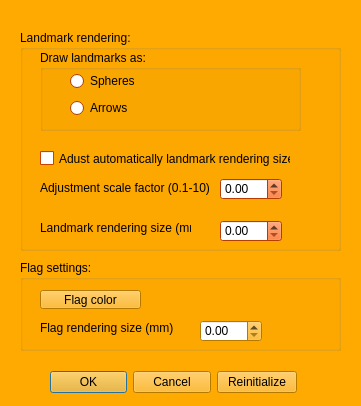
<?xml version="1.0" encoding="UTF-8"?>
<ui version="4.0">
 <class>mqLandmarkDialog</class>
 <widget class="QDialog" name="mqLandmarkDialog">
  <property name="geometry">
   <rect>
    <x>0</x>
    <y>0</y>
    <width>361</width>
    <height>406</height>
   </rect>
  </property>
  <property name="palette">
   <palette>
    <active>
     <colorrole role="WindowText">
      <brush brushstyle="SolidPattern">
       <color alpha="255">
        <red>0</red>
        <green>0</green>
        <blue>0</blue>
       </color>
      </brush>
     </colorrole>
     <colorrole role="Button">
      <brush brushstyle="SolidPattern">
       <color alpha="255">
        <red>255</red>
        <green>170</green>
        <blue>0</blue>
       </color>
      </brush>
     </colorrole>
     <colorrole role="Light">
      <brush brushstyle="SolidPattern">
       <color alpha="255">
        <red>255</red>
        <green>213</green>
        <blue>127</blue>
       </color>
      </brush>
     </colorrole>
     <colorrole role="Midlight">
      <brush brushstyle="SolidPattern">
       <color alpha="255">
        <red>255</red>
        <green>191</green>
        <blue>63</blue>
       </color>
      </brush>
     </colorrole>
     <colorrole role="Dark">
      <brush brushstyle="SolidPattern">
       <color alpha="255">
        <red>127</red>
        <green>85</green>
        <blue>0</blue>
       </color>
      </brush>
     </colorrole>
     <colorrole role="Mid">
      <brush brushstyle="SolidPattern">
       <color alpha="255">
        <red>170</red>
        <green>113</green>
        <blue>0</blue>
       </color>
      </brush>
     </colorrole>
     <colorrole role="Text">
      <brush brushstyle="SolidPattern">
       <color alpha="255">
        <red>0</red>
        <green>0</green>
        <blue>0</blue>
       </color>
      </brush>
     </colorrole>
     <colorrole role="BrightText">
      <brush brushstyle="SolidPattern">
       <color alpha="255">
        <red>255</red>
        <green>255</green>
        <blue>255</blue>
       </color>
      </brush>
     </colorrole>
     <colorrole role="ButtonText">
      <brush brushstyle="SolidPattern">
       <color alpha="255">
        <red>0</red>
        <green>0</green>
        <blue>0</blue>
       </color>
      </brush>
     </colorrole>
     <colorrole role="Base">
      <brush brushstyle="SolidPattern">
       <color alpha="255">
        <red>255</red>
        <green>255</green>
        <blue>255</blue>
       </color>
      </brush>
     </colorrole>
     <colorrole role="Window">
      <brush brushstyle="SolidPattern">
       <color alpha="255">
        <red>255</red>
        <green>170</green>
        <blue>0</blue>
       </color>
      </brush>
     </colorrole>
     <colorrole role="Shadow">
      <brush brushstyle="SolidPattern">
       <color alpha="255">
        <red>0</red>
        <green>0</green>
        <blue>0</blue>
       </color>
      </brush>
     </colorrole>
     <colorrole role="AlternateBase">
      <brush brushstyle="SolidPattern">
       <color alpha="255">
        <red>255</red>
        <green>212</green>
        <blue>127</blue>
       </color>
      </brush>
     </colorrole>
     <colorrole role="ToolTipBase">
      <brush brushstyle="SolidPattern">
       <color alpha="255">
        <red>255</red>
        <green>255</green>
        <blue>220</blue>
       </color>
      </brush>
     </colorrole>
     <colorrole role="ToolTipText">
      <brush brushstyle="SolidPattern">
       <color alpha="255">
        <red>0</red>
        <green>0</green>
        <blue>0</blue>
       </color>
      </brush>
     </colorrole>
    </active>
    <inactive>
     <colorrole role="WindowText">
      <brush brushstyle="SolidPattern">
       <color alpha="255">
        <red>0</red>
        <green>0</green>
        <blue>0</blue>
       </color>
      </brush>
     </colorrole>
     <colorrole role="Button">
      <brush brushstyle="SolidPattern">
       <color alpha="255">
        <red>255</red>
        <green>170</green>
        <blue>0</blue>
       </color>
      </brush>
     </colorrole>
     <colorrole role="Light">
      <brush brushstyle="SolidPattern">
       <color alpha="255">
        <red>255</red>
        <green>213</green>
        <blue>127</blue>
       </color>
      </brush>
     </colorrole>
     <colorrole role="Midlight">
      <brush brushstyle="SolidPattern">
       <color alpha="255">
        <red>255</red>
        <green>191</green>
        <blue>63</blue>
       </color>
      </brush>
     </colorrole>
     <colorrole role="Dark">
      <brush brushstyle="SolidPattern">
       <color alpha="255">
        <red>127</red>
        <green>85</green>
        <blue>0</blue>
       </color>
      </brush>
     </colorrole>
     <colorrole role="Mid">
      <brush brushstyle="SolidPattern">
       <color alpha="255">
        <red>170</red>
        <green>113</green>
        <blue>0</blue>
       </color>
      </brush>
     </colorrole>
     <colorrole role="Text">
      <brush brushstyle="SolidPattern">
       <color alpha="255">
        <red>0</red>
        <green>0</green>
        <blue>0</blue>
       </color>
      </brush>
     </colorrole>
     <colorrole role="BrightText">
      <brush brushstyle="SolidPattern">
       <color alpha="255">
        <red>255</red>
        <green>255</green>
        <blue>255</blue>
       </color>
      </brush>
     </colorrole>
     <colorrole role="ButtonText">
      <brush brushstyle="SolidPattern">
       <color alpha="255">
        <red>0</red>
        <green>0</green>
        <blue>0</blue>
       </color>
      </brush>
     </colorrole>
     <colorrole role="Base">
      <brush brushstyle="SolidPattern">
       <color alpha="255">
        <red>255</red>
        <green>255</green>
        <blue>255</blue>
       </color>
      </brush>
     </colorrole>
     <colorrole role="Window">
      <brush brushstyle="SolidPattern">
       <color alpha="255">
        <red>255</red>
        <green>170</green>
        <blue>0</blue>
       </color>
      </brush>
     </colorrole>
     <colorrole role="Shadow">
      <brush brushstyle="SolidPattern">
       <color alpha="255">
        <red>0</red>
        <green>0</green>
        <blue>0</blue>
       </color>
      </brush>
     </colorrole>
     <colorrole role="AlternateBase">
      <brush brushstyle="SolidPattern">
       <color alpha="255">
        <red>255</red>
        <green>212</green>
        <blue>127</blue>
       </color>
      </brush>
     </colorrole>
     <colorrole role="ToolTipBase">
      <brush brushstyle="SolidPattern">
       <color alpha="255">
        <red>255</red>
        <green>255</green>
        <blue>220</blue>
       </color>
      </brush>
     </colorrole>
     <colorrole role="ToolTipText">
      <brush brushstyle="SolidPattern">
       <color alpha="255">
        <red>0</red>
        <green>0</green>
        <blue>0</blue>
       </color>
      </brush>
     </colorrole>
    </inactive>
    <disabled>
     <colorrole role="WindowText">
      <brush brushstyle="SolidPattern">
       <color alpha="255">
        <red>127</red>
        <green>85</green>
        <blue>0</blue>
       </color>
      </brush>
     </colorrole>
     <colorrole role="Button">
      <brush brushstyle="SolidPattern">
       <color alpha="255">
        <red>255</red>
        <green>170</green>
        <blue>0</blue>
       </color>
      </brush>
     </colorrole>
     <colorrole role="Light">
      <brush brushstyle="SolidPattern">
       <color alpha="255">
        <red>255</red>
        <green>213</green>
        <blue>127</blue>
       </color>
      </brush>
     </colorrole>
     <colorrole role="Midlight">
      <brush brushstyle="SolidPattern">
       <color alpha="255">
        <red>255</red>
        <green>191</green>
        <blue>63</blue>
       </color>
      </brush>
     </colorrole>
     <colorrole role="Dark">
      <brush brushstyle="SolidPattern">
       <color alpha="255">
        <red>127</red>
        <green>85</green>
        <blue>0</blue>
       </color>
      </brush>
     </colorrole>
     <colorrole role="Mid">
      <brush brushstyle="SolidPattern">
       <color alpha="255">
        <red>170</red>
        <green>113</green>
        <blue>0</blue>
       </color>
      </brush>
     </colorrole>
     <colorrole role="Text">
      <brush brushstyle="SolidPattern">
       <color alpha="255">
        <red>127</red>
        <green>85</green>
        <blue>0</blue>
       </color>
      </brush>
     </colorrole>
     <colorrole role="BrightText">
      <brush brushstyle="SolidPattern">
       <color alpha="255">
        <red>255</red>
        <green>255</green>
        <blue>255</blue>
       </color>
      </brush>
     </colorrole>
     <colorrole role="ButtonText">
      <brush brushstyle="SolidPattern">
       <color alpha="255">
        <red>127</red>
        <green>85</green>
        <blue>0</blue>
       </color>
      </brush>
     </colorrole>
     <colorrole role="Base">
      <brush brushstyle="SolidPattern">
       <color alpha="255">
        <red>255</red>
        <green>170</green>
        <blue>0</blue>
       </color>
      </brush>
     </colorrole>
     <colorrole role="Window">
      <brush brushstyle="SolidPattern">
       <color alpha="255">
        <red>255</red>
        <green>170</green>
        <blue>0</blue>
       </color>
      </brush>
     </colorrole>
     <colorrole role="Shadow">
      <brush brushstyle="SolidPattern">
       <color alpha="255">
        <red>0</red>
        <green>0</green>
        <blue>0</blue>
       </color>
      </brush>
     </colorrole>
     <colorrole role="AlternateBase">
      <brush brushstyle="SolidPattern">
       <color alpha="255">
        <red>255</red>
        <green>170</green>
        <blue>0</blue>
       </color>
      </brush>
     </colorrole>
     <colorrole role="ToolTipBase">
      <brush brushstyle="SolidPattern">
       <color alpha="255">
        <red>255</red>
        <green>255</green>
        <blue>220</blue>
       </color>
      </brush>
     </colorrole>
     <colorrole role="ToolTipText">
      <brush brushstyle="SolidPattern">
       <color alpha="255">
        <red>0</red>
        <green>0</green>
        <blue>0</blue>
       </color>
      </brush>
     </colorrole>
    </disabled>
   </palette>
  </property>
  <property name="windowTitle">
   <string>Landmark and flag options</string>
  </property>
  <widget class="QWidget" name="layoutWidget">
   <property name="geometry">
    <rect>
     <x>50</x>
     <y>370</y>
     <width>247</width>
     <height>25</height>
    </rect>
   </property>
   <layout class="QHBoxLayout" name="horizontalLayout_2">
    <item>
     <widget class="QDialogButtonBox" name="buttonBox">
      <property name="orientation">
       <enum>Qt::Horizontal</enum>
      </property>
      <property name="standardButtons">
       <set>QDialogButtonBox::Cancel|QDialogButtonBox::Ok</set>
      </property>
     </widget>
    </item>
    <item>
     <widget class="QPushButton" name="reinitcolorsButton">
      <property name="text">
       <string>Reinitialize</string>
      </property>
     </widget>
    </item>
   </layout>
  </widget>
  <widget class="QGroupBox" name="LandmarkRenderingBox">
   <property name="geometry">
    <rect>
     <x>20</x>
     <y>30</y>
     <width>321</width>
     <height>221</height>
    </rect>
   </property>
   <property name="palette">
    <palette>
     <active>
      <colorrole role="WindowText">
       <brush brushstyle="SolidPattern">
        <color alpha="255">
         <red>0</red>
         <green>0</green>
         <blue>0</blue>
        </color>
       </brush>
      </colorrole>
      <colorrole role="Button">
       <brush brushstyle="SolidPattern">
        <color alpha="255">
         <red>255</red>
         <green>85</green>
         <blue>0</blue>
        </color>
       </brush>
      </colorrole>
      <colorrole role="Light">
       <brush brushstyle="SolidPattern">
        <color alpha="255">
         <red>255</red>
         <green>170</green>
         <blue>127</blue>
        </color>
       </brush>
      </colorrole>
      <colorrole role="Midlight">
       <brush brushstyle="SolidPattern">
        <color alpha="255">
         <red>255</red>
         <green>127</green>
         <blue>63</blue>
        </color>
       </brush>
      </colorrole>
      <colorrole role="Dark">
       <brush brushstyle="SolidPattern">
        <color alpha="255">
         <red>127</red>
         <green>42</green>
         <blue>0</blue>
        </color>
       </brush>
      </colorrole>
      <colorrole role="Mid">
       <brush brushstyle="SolidPattern">
        <color alpha="255">
         <red>170</red>
         <green>56</green>
         <blue>0</blue>
        </color>
       </brush>
      </colorrole>
      <colorrole role="Text">
       <brush brushstyle="SolidPattern">
        <color alpha="255">
         <red>0</red>
         <green>0</green>
         <blue>0</blue>
        </color>
       </brush>
      </colorrole>
      <colorrole role="BrightText">
       <brush brushstyle="SolidPattern">
        <color alpha="255">
         <red>255</red>
         <green>255</green>
         <blue>255</blue>
        </color>
       </brush>
      </colorrole>
      <colorrole role="ButtonText">
       <brush brushstyle="SolidPattern">
        <color alpha="255">
         <red>0</red>
         <green>0</green>
         <blue>0</blue>
        </color>
       </brush>
      </colorrole>
      <colorrole role="Base">
       <brush brushstyle="SolidPattern">
        <color alpha="255">
         <red>255</red>
         <green>255</green>
         <blue>255</blue>
        </color>
       </brush>
      </colorrole>
      <colorrole role="Window">
       <brush brushstyle="SolidPattern">
        <color alpha="255">
         <red>255</red>
         <green>85</green>
         <blue>0</blue>
        </color>
       </brush>
      </colorrole>
      <colorrole role="Shadow">
       <brush brushstyle="SolidPattern">
        <color alpha="255">
         <red>0</red>
         <green>0</green>
         <blue>0</blue>
        </color>
       </brush>
      </colorrole>
      <colorrole role="AlternateBase">
       <brush brushstyle="SolidPattern">
        <color alpha="255">
         <red>255</red>
         <green>170</green>
         <blue>127</blue>
        </color>
       </brush>
      </colorrole>
      <colorrole role="ToolTipBase">
       <brush brushstyle="SolidPattern">
        <color alpha="255">
         <red>255</red>
         <green>255</green>
         <blue>220</blue>
        </color>
       </brush>
      </colorrole>
      <colorrole role="ToolTipText">
       <brush brushstyle="SolidPattern">
        <color alpha="255">
         <red>0</red>
         <green>0</green>
         <blue>0</blue>
        </color>
       </brush>
      </colorrole>
     </active>
     <inactive>
      <colorrole role="WindowText">
       <brush brushstyle="SolidPattern">
        <color alpha="255">
         <red>0</red>
         <green>0</green>
         <blue>0</blue>
        </color>
       </brush>
      </colorrole>
      <colorrole role="Button">
       <brush brushstyle="SolidPattern">
        <color alpha="255">
         <red>255</red>
         <green>85</green>
         <blue>0</blue>
        </color>
       </brush>
      </colorrole>
      <colorrole role="Light">
       <brush brushstyle="SolidPattern">
        <color alpha="255">
         <red>255</red>
         <green>170</green>
         <blue>127</blue>
        </color>
       </brush>
      </colorrole>
      <colorrole role="Midlight">
       <brush brushstyle="SolidPattern">
        <color alpha="255">
         <red>255</red>
         <green>127</green>
         <blue>63</blue>
        </color>
       </brush>
      </colorrole>
      <colorrole role="Dark">
       <brush brushstyle="SolidPattern">
        <color alpha="255">
         <red>127</red>
         <green>42</green>
         <blue>0</blue>
        </color>
       </brush>
      </colorrole>
      <colorrole role="Mid">
       <brush brushstyle="SolidPattern">
        <color alpha="255">
         <red>170</red>
         <green>56</green>
         <blue>0</blue>
        </color>
       </brush>
      </colorrole>
      <colorrole role="Text">
       <brush brushstyle="SolidPattern">
        <color alpha="255">
         <red>0</red>
         <green>0</green>
         <blue>0</blue>
        </color>
       </brush>
      </colorrole>
      <colorrole role="BrightText">
       <brush brushstyle="SolidPattern">
        <color alpha="255">
         <red>255</red>
         <green>255</green>
         <blue>255</blue>
        </color>
       </brush>
      </colorrole>
      <colorrole role="ButtonText">
       <brush brushstyle="SolidPattern">
        <color alpha="255">
         <red>0</red>
         <green>0</green>
         <blue>0</blue>
        </color>
       </brush>
      </colorrole>
      <colorrole role="Base">
       <brush brushstyle="SolidPattern">
        <color alpha="255">
         <red>255</red>
         <green>255</green>
         <blue>255</blue>
        </color>
       </brush>
      </colorrole>
      <colorrole role="Window">
       <brush brushstyle="SolidPattern">
        <color alpha="255">
         <red>255</red>
         <green>85</green>
         <blue>0</blue>
        </color>
       </brush>
      </colorrole>
      <colorrole role="Shadow">
       <brush brushstyle="SolidPattern">
        <color alpha="255">
         <red>0</red>
         <green>0</green>
         <blue>0</blue>
        </color>
       </brush>
      </colorrole>
      <colorrole role="AlternateBase">
       <brush brushstyle="SolidPattern">
        <color alpha="255">
         <red>255</red>
         <green>170</green>
         <blue>127</blue>
        </color>
       </brush>
      </colorrole>
      <colorrole role="ToolTipBase">
       <brush brushstyle="SolidPattern">
        <color alpha="255">
         <red>255</red>
         <green>255</green>
         <blue>220</blue>
        </color>
       </brush>
      </colorrole>
      <colorrole role="ToolTipText">
       <brush brushstyle="SolidPattern">
        <color alpha="255">
         <red>0</red>
         <green>0</green>
         <blue>0</blue>
        </color>
       </brush>
      </colorrole>
     </inactive>
     <disabled>
      <colorrole role="WindowText">
       <brush brushstyle="SolidPattern">
        <color alpha="255">
         <red>127</red>
         <green>42</green>
         <blue>0</blue>
        </color>
       </brush>
      </colorrole>
      <colorrole role="Button">
       <brush brushstyle="SolidPattern">
        <color alpha="255">
         <red>255</red>
         <green>85</green>
         <blue>0</blue>
        </color>
       </brush>
      </colorrole>
      <colorrole role="Light">
       <brush brushstyle="SolidPattern">
        <color alpha="255">
         <red>255</red>
         <green>170</green>
         <blue>127</blue>
        </color>
       </brush>
      </colorrole>
      <colorrole role="Midlight">
       <brush brushstyle="SolidPattern">
        <color alpha="255">
         <red>255</red>
         <green>127</green>
         <blue>63</blue>
        </color>
       </brush>
      </colorrole>
      <colorrole role="Dark">
       <brush brushstyle="SolidPattern">
        <color alpha="255">
         <red>127</red>
         <green>42</green>
         <blue>0</blue>
        </color>
       </brush>
      </colorrole>
      <colorrole role="Mid">
       <brush brushstyle="SolidPattern">
        <color alpha="255">
         <red>170</red>
         <green>56</green>
         <blue>0</blue>
        </color>
       </brush>
      </colorrole>
      <colorrole role="Text">
       <brush brushstyle="SolidPattern">
        <color alpha="255">
         <red>127</red>
         <green>42</green>
         <blue>0</blue>
        </color>
       </brush>
      </colorrole>
      <colorrole role="BrightText">
       <brush brushstyle="SolidPattern">
        <color alpha="255">
         <red>255</red>
         <green>255</green>
         <blue>255</blue>
        </color>
       </brush>
      </colorrole>
      <colorrole role="ButtonText">
       <brush brushstyle="SolidPattern">
        <color alpha="255">
         <red>127</red>
         <green>42</green>
         <blue>0</blue>
        </color>
       </brush>
      </colorrole>
      <colorrole role="Base">
       <brush brushstyle="SolidPattern">
        <color alpha="255">
         <red>255</red>
         <green>85</green>
         <blue>0</blue>
        </color>
       </brush>
      </colorrole>
      <colorrole role="Window">
       <brush brushstyle="SolidPattern">
        <color alpha="255">
         <red>255</red>
         <green>85</green>
         <blue>0</blue>
        </color>
       </brush>
      </colorrole>
      <colorrole role="Shadow">
       <brush brushstyle="SolidPattern">
        <color alpha="255">
         <red>0</red>
         <green>0</green>
         <blue>0</blue>
        </color>
       </brush>
      </colorrole>
      <colorrole role="AlternateBase">
       <brush brushstyle="SolidPattern">
        <color alpha="255">
         <red>255</red>
         <green>85</green>
         <blue>0</blue>
        </color>
       </brush>
      </colorrole>
      <colorrole role="ToolTipBase">
       <brush brushstyle="SolidPattern">
        <color alpha="255">
         <red>255</red>
         <green>255</green>
         <blue>220</blue>
        </color>
       </brush>
      </colorrole>
      <colorrole role="ToolTipText">
       <brush brushstyle="SolidPattern">
        <color alpha="255">
         <red>0</red>
         <green>0</green>
         <blue>0</blue>
        </color>
       </brush>
      </colorrole>
     </disabled>
    </palette>
   </property>
   <property name="title">
    <string>Landmark rendering:</string>
   </property>
   <widget class="QGroupBox" name="DrawLandmarksAsBox">
    <property name="geometry">
     <rect>
      <x>20</x>
      <y>20</y>
      <width>261</width>
      <height>81</height>
     </rect>
    </property>
    <property name="title">
     <string>Draw landmarks as:</string>
    </property>
    <widget class="QWidget" name="verticalLayoutWidget_5">
     <property name="geometry">
      <rect>
       <x>30</x>
       <y>20</y>
       <width>160</width>
       <height>51</height>
      </rect>
     </property>
     <layout class="QVBoxLayout" name="verticalLayout_5">
      <item>
       <widget class="QRadioButton" name="SpheresRadioButton">
        <property name="text">
         <string>Spheres</string>
        </property>
       </widget>
      </item>
      <item>
       <widget class="QRadioButton" name="ArrowsRadioButton">
        <property name="text">
         <string>Arrows</string>
        </property>
       </widget>
      </item>
     </layout>
    </widget>
   </widget>
   <widget class="QCheckBox" name="AdjustLandmarkRenderingSizeCheckBox">
    <property name="geometry">
     <rect>
      <x>20</x>
      <y>120</y>
      <width>251</width>
      <height>17</height>
     </rect>
    </property>
    <property name="text">
     <string>Adust automatically landmark rendering size</string>
    </property>
   </widget>
   <widget class="QLabel" name="label_2">
    <property name="geometry">
     <rect>
      <x>20</x>
      <y>190</y>
      <width>151</width>
      <height>16</height>
     </rect>
    </property>
    <property name="text">
     <string>Landmark rendering size (mm)</string>
    </property>
   </widget>
   <widget class="QDoubleSpinBox" name="LandmarkRenderingSizeValue">
    <property name="geometry">
     <rect>
      <x>200</x>
      <y>190</y>
      <width>62</width>
      <height>22</height>
     </rect>
    </property>
   </widget>
   <widget class="QDoubleSpinBox" name="AdjustScaleFactor">
    <property name="geometry">
     <rect>
      <x>200</x>
      <y>148</y>
      <width>62</width>
      <height>22</height>
     </rect>
    </property>
   </widget>
   <widget class="QLabel" name="label_4">
    <property name="geometry">
     <rect>
      <x>20</x>
      <y>150</y>
      <width>171</width>
      <height>16</height>
     </rect>
    </property>
    <property name="text">
     <string>Adjustment scale factor (0.1-10)</string>
    </property>
   </widget>
  </widget>
  <widget class="QGroupBox" name="FlagSettingsGroupBox">
   <property name="geometry">
    <rect>
     <x>20</x>
     <y>260</y>
     <width>321</width>
     <height>91</height>
    </rect>
   </property>
   <property name="palette">
    <palette>
     <active>
      <colorrole role="WindowText">
       <brush brushstyle="SolidPattern">
        <color alpha="255">
         <red>0</red>
         <green>0</green>
         <blue>0</blue>
        </color>
       </brush>
      </colorrole>
      <colorrole role="Button">
       <brush brushstyle="SolidPattern">
        <color alpha="255">
         <red>255</red>
         <green>170</green>
         <blue>0</blue>
        </color>
       </brush>
      </colorrole>
      <colorrole role="Light">
       <brush brushstyle="SolidPattern">
        <color alpha="255">
         <red>255</red>
         <green>213</green>
         <blue>127</blue>
        </color>
       </brush>
      </colorrole>
      <colorrole role="Midlight">
       <brush brushstyle="SolidPattern">
        <color alpha="255">
         <red>255</red>
         <green>191</green>
         <blue>63</blue>
        </color>
       </brush>
      </colorrole>
      <colorrole role="Dark">
       <brush brushstyle="SolidPattern">
        <color alpha="255">
         <red>127</red>
         <green>85</green>
         <blue>0</blue>
        </color>
       </brush>
      </colorrole>
      <colorrole role="Mid">
       <brush brushstyle="SolidPattern">
        <color alpha="255">
         <red>170</red>
         <green>113</green>
         <blue>0</blue>
        </color>
       </brush>
      </colorrole>
      <colorrole role="Text">
       <brush brushstyle="SolidPattern">
        <color alpha="255">
         <red>0</red>
         <green>0</green>
         <blue>0</blue>
        </color>
       </brush>
      </colorrole>
      <colorrole role="BrightText">
       <brush brushstyle="SolidPattern">
        <color alpha="255">
         <red>255</red>
         <green>255</green>
         <blue>255</blue>
        </color>
       </brush>
      </colorrole>
      <colorrole role="ButtonText">
       <brush brushstyle="SolidPattern">
        <color alpha="255">
         <red>0</red>
         <green>0</green>
         <blue>0</blue>
        </color>
       </brush>
      </colorrole>
      <colorrole role="Base">
       <brush brushstyle="SolidPattern">
        <color alpha="255">
         <red>255</red>
         <green>255</green>
         <blue>255</blue>
        </color>
       </brush>
      </colorrole>
      <colorrole role="Window">
       <brush brushstyle="SolidPattern">
        <color alpha="255">
         <red>255</red>
         <green>170</green>
         <blue>0</blue>
        </color>
       </brush>
      </colorrole>
      <colorrole role="Shadow">
       <brush brushstyle="SolidPattern">
        <color alpha="255">
         <red>0</red>
         <green>0</green>
         <blue>0</blue>
        </color>
       </brush>
      </colorrole>
      <colorrole role="AlternateBase">
       <brush brushstyle="SolidPattern">
        <color alpha="255">
         <red>255</red>
         <green>212</green>
         <blue>127</blue>
        </color>
       </brush>
      </colorrole>
      <colorrole role="ToolTipBase">
       <brush brushstyle="SolidPattern">
        <color alpha="255">
         <red>255</red>
         <green>255</green>
         <blue>220</blue>
        </color>
       </brush>
      </colorrole>
      <colorrole role="ToolTipText">
       <brush brushstyle="SolidPattern">
        <color alpha="255">
         <red>0</red>
         <green>0</green>
         <blue>0</blue>
        </color>
       </brush>
      </colorrole>
     </active>
     <inactive>
      <colorrole role="WindowText">
       <brush brushstyle="SolidPattern">
        <color alpha="255">
         <red>0</red>
         <green>0</green>
         <blue>0</blue>
        </color>
       </brush>
      </colorrole>
      <colorrole role="Button">
       <brush brushstyle="SolidPattern">
        <color alpha="255">
         <red>255</red>
         <green>170</green>
         <blue>0</blue>
        </color>
       </brush>
      </colorrole>
      <colorrole role="Light">
       <brush brushstyle="SolidPattern">
        <color alpha="255">
         <red>255</red>
         <green>213</green>
         <blue>127</blue>
        </color>
       </brush>
      </colorrole>
      <colorrole role="Midlight">
       <brush brushstyle="SolidPattern">
        <color alpha="255">
         <red>255</red>
         <green>191</green>
         <blue>63</blue>
        </color>
       </brush>
      </colorrole>
      <colorrole role="Dark">
       <brush brushstyle="SolidPattern">
        <color alpha="255">
         <red>127</red>
         <green>85</green>
         <blue>0</blue>
        </color>
       </brush>
      </colorrole>
      <colorrole role="Mid">
       <brush brushstyle="SolidPattern">
        <color alpha="255">
         <red>170</red>
         <green>113</green>
         <blue>0</blue>
        </color>
       </brush>
      </colorrole>
      <colorrole role="Text">
       <brush brushstyle="SolidPattern">
        <color alpha="255">
         <red>0</red>
         <green>0</green>
         <blue>0</blue>
        </color>
       </brush>
      </colorrole>
      <colorrole role="BrightText">
       <brush brushstyle="SolidPattern">
        <color alpha="255">
         <red>255</red>
         <green>255</green>
         <blue>255</blue>
        </color>
       </brush>
      </colorrole>
      <colorrole role="ButtonText">
       <brush brushstyle="SolidPattern">
        <color alpha="255">
         <red>0</red>
         <green>0</green>
         <blue>0</blue>
        </color>
       </brush>
      </colorrole>
      <colorrole role="Base">
       <brush brushstyle="SolidPattern">
        <color alpha="255">
         <red>255</red>
         <green>255</green>
         <blue>255</blue>
        </color>
       </brush>
      </colorrole>
      <colorrole role="Window">
       <brush brushstyle="SolidPattern">
        <color alpha="255">
         <red>255</red>
         <green>170</green>
         <blue>0</blue>
        </color>
       </brush>
      </colorrole>
      <colorrole role="Shadow">
       <brush brushstyle="SolidPattern">
        <color alpha="255">
         <red>0</red>
         <green>0</green>
         <blue>0</blue>
        </color>
       </brush>
      </colorrole>
      <colorrole role="AlternateBase">
       <brush brushstyle="SolidPattern">
        <color alpha="255">
         <red>255</red>
         <green>212</green>
         <blue>127</blue>
        </color>
       </brush>
      </colorrole>
      <colorrole role="ToolTipBase">
       <brush brushstyle="SolidPattern">
        <color alpha="255">
         <red>255</red>
         <green>255</green>
         <blue>220</blue>
        </color>
       </brush>
      </colorrole>
      <colorrole role="ToolTipText">
       <brush brushstyle="SolidPattern">
        <color alpha="255">
         <red>0</red>
         <green>0</green>
         <blue>0</blue>
        </color>
       </brush>
      </colorrole>
     </inactive>
     <disabled>
      <colorrole role="WindowText">
       <brush brushstyle="SolidPattern">
        <color alpha="255">
         <red>127</red>
         <green>85</green>
         <blue>0</blue>
        </color>
       </brush>
      </colorrole>
      <colorrole role="Button">
       <brush brushstyle="SolidPattern">
        <color alpha="255">
         <red>255</red>
         <green>170</green>
         <blue>0</blue>
        </color>
       </brush>
      </colorrole>
      <colorrole role="Light">
       <brush brushstyle="SolidPattern">
        <color alpha="255">
         <red>255</red>
         <green>213</green>
         <blue>127</blue>
        </color>
       </brush>
      </colorrole>
      <colorrole role="Midlight">
       <brush brushstyle="SolidPattern">
        <color alpha="255">
         <red>255</red>
         <green>191</green>
         <blue>63</blue>
        </color>
       </brush>
      </colorrole>
      <colorrole role="Dark">
       <brush brushstyle="SolidPattern">
        <color alpha="255">
         <red>127</red>
         <green>85</green>
         <blue>0</blue>
        </color>
       </brush>
      </colorrole>
      <colorrole role="Mid">
       <brush brushstyle="SolidPattern">
        <color alpha="255">
         <red>170</red>
         <green>113</green>
         <blue>0</blue>
        </color>
       </brush>
      </colorrole>
      <colorrole role="Text">
       <brush brushstyle="SolidPattern">
        <color alpha="255">
         <red>127</red>
         <green>85</green>
         <blue>0</blue>
        </color>
       </brush>
      </colorrole>
      <colorrole role="BrightText">
       <brush brushstyle="SolidPattern">
        <color alpha="255">
         <red>255</red>
         <green>255</green>
         <blue>255</blue>
        </color>
       </brush>
      </colorrole>
      <colorrole role="ButtonText">
       <brush brushstyle="SolidPattern">
        <color alpha="255">
         <red>127</red>
         <green>85</green>
         <blue>0</blue>
        </color>
       </brush>
      </colorrole>
      <colorrole role="Base">
       <brush brushstyle="SolidPattern">
        <color alpha="255">
         <red>255</red>
         <green>170</green>
         <blue>0</blue>
        </color>
       </brush>
      </colorrole>
      <colorrole role="Window">
       <brush brushstyle="SolidPattern">
        <color alpha="255">
         <red>255</red>
         <green>170</green>
         <blue>0</blue>
        </color>
       </brush>
      </colorrole>
      <colorrole role="Shadow">
       <brush brushstyle="SolidPattern">
        <color alpha="255">
         <red>0</red>
         <green>0</green>
         <blue>0</blue>
        </color>
       </brush>
      </colorrole>
      <colorrole role="AlternateBase">
       <brush brushstyle="SolidPattern">
        <color alpha="255">
         <red>255</red>
         <green>170</green>
         <blue>0</blue>
        </color>
       </brush>
      </colorrole>
      <colorrole role="ToolTipBase">
       <brush brushstyle="SolidPattern">
        <color alpha="255">
         <red>255</red>
         <green>255</green>
         <blue>220</blue>
        </color>
       </brush>
      </colorrole>
      <colorrole role="ToolTipText">
       <brush brushstyle="SolidPattern">
        <color alpha="255">
         <red>0</red>
         <green>0</green>
         <blue>0</blue>
        </color>
       </brush>
      </colorrole>
     </disabled>
    </palette>
   </property>
   <property name="title">
    <string>Flag settings:</string>
   </property>
   <widget class="mqColorChooserButton" name="FlagColorButton">
    <property name="geometry">
     <rect>
      <x>20</x>
      <y>30</y>
      <width>101</width>
      <height>19</height>
     </rect>
    </property>
    <property name="text">
     <string>Flag color</string>
    </property>
   </widget>
   <widget class="QLabel" name="label_3">
    <property name="geometry">
     <rect>
      <x>20</x>
      <y>60</y>
      <width>151</width>
      <height>16</height>
     </rect>
    </property>
    <property name="text">
     <string>Flag rendering size (mm)</string>
    </property>
   </widget>
   <widget class="QDoubleSpinBox" name="FlagRenderingSizeValue">
    <property name="geometry">
     <rect>
      <x>180</x>
      <y>60</y>
      <width>62</width>
      <height>22</height>
     </rect>
    </property>
   </widget>
  </widget>
 </widget>
 <customwidgets>
  <customwidget>
   <class>mqColorChooserButton</class>
   <extends>QToolButton</extends>
   <header location="global">mqcolorchooserbutton.h</header>
  </customwidget>
 </customwidgets>
 <resources/>
 <connections>
  <connection>
   <sender>buttonBox</sender>
   <signal>accepted()</signal>
   <receiver>mqLandmarkDialog</receiver>
   <slot>accept()</slot>
   <hints>
    <hint type="sourcelabel">
     <x>248</x>
     <y>254</y>
    </hint>
    <hint type="destinationlabel">
     <x>157</x>
     <y>274</y>
    </hint>
   </hints>
  </connection>
  <connection>
   <sender>buttonBox</sender>
   <signal>rejected()</signal>
   <receiver>mqLandmarkDialog</receiver>
   <slot>reject()</slot>
   <hints>
    <hint type="sourcelabel">
     <x>316</x>
     <y>260</y>
    </hint>
    <hint type="destinationlabel">
     <x>286</x>
     <y>274</y>
    </hint>
   </hints>
  </connection>
 </connections>
</ui>
